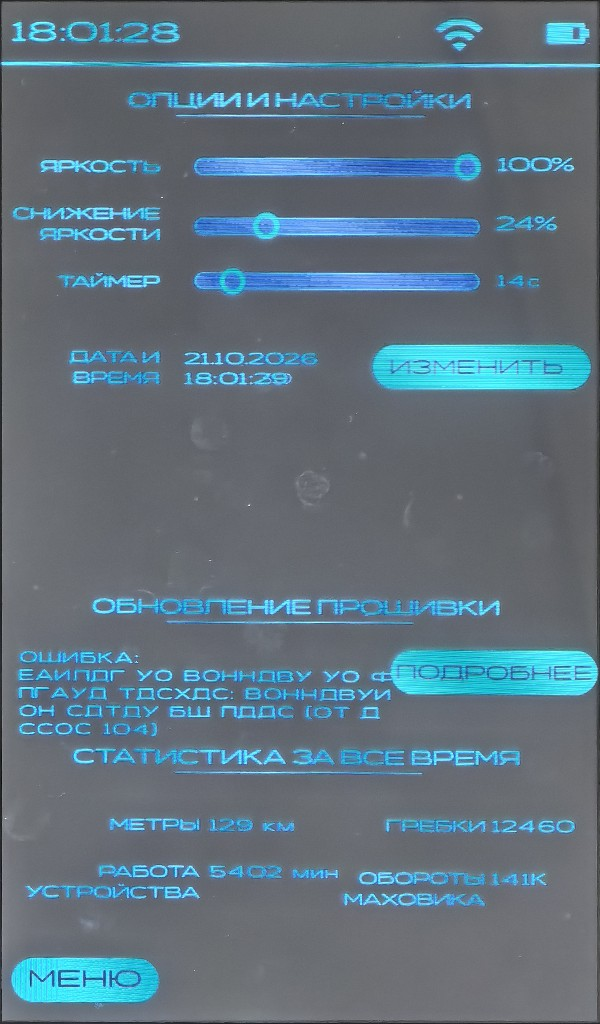
#> input picture images/screens/options.jpg, 600 x 1024 px, found by its file name; its folder holds 8 pictures in this run
$ python crop_ui.py
#> lines starting #> are read from the running program, lines starting #| are printed output that depends on the picture
"""Вырезает элементы интерфейса из images/screens/*.jpg (600×1024) и собирает
наборные иллюстрации для раздела 4 руководства в images/ui/.
Запуск из папки doc:  python3 tools/crop_ui.py
"""
from PIL import Image, ImageDraw, ImageFont
import os
S = "images/screens/"; O = "images/ui/"; os.makedirs(O, exist_ok=True)
BG = (12, 14, 16); FG = (205, 212, 220); PAD = 8
FONT = ImageFont.truetype("/System/Library/Fonts/Supplemental/Arial.ttf", 22)

def crop(img, rect, pad=PAD):
#> called with img = 'options.jpg', pad = 8
    x, y, w, h = rect
    im = Image.open(S + img)
#> im is the input picture: PIL image 600x1024 RGB; mean R, G, B 95.3, 114, 126.5
    return im.crop((max(0, x - pad), max(0, y - pad), min(600, x + w + pad), min(1024, y + h + pad)))
#> call 2 of crop, with img = 'workout_info.jpg', pad = 8
#> in crop (call 2), `x, y, w, h = rect`: x = 8; y = 958; w = 150; h = 56
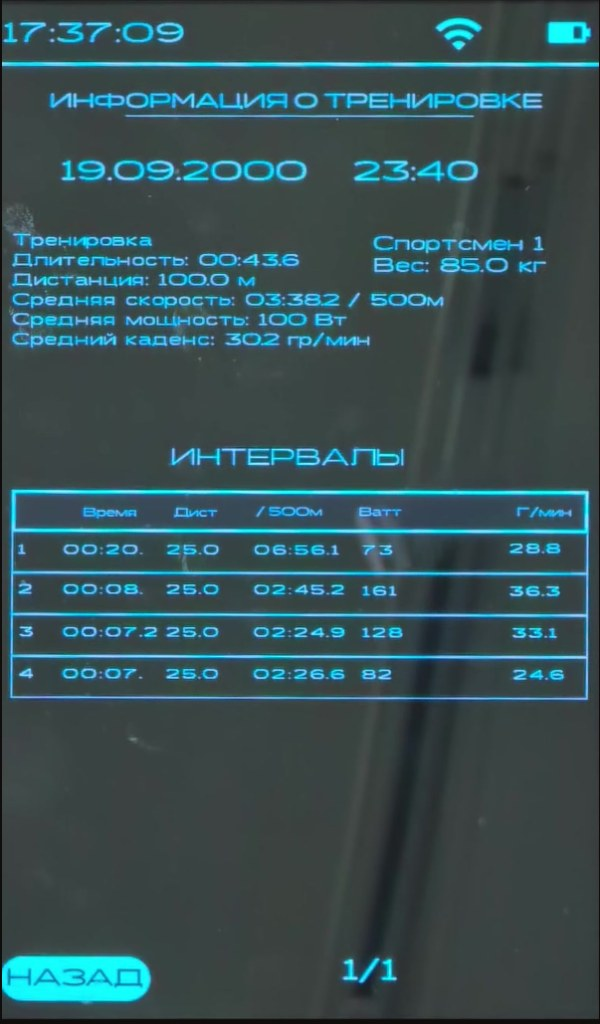
#> input picture images/screens/workout_info.jpg, 600 x 1024 px, found by its file name
#> in crop, im is the input picture: PIL image 600x1024 RGB; mean R, G, B 54.7, 80.4, 85.1
#> call 3 of crop, with img = 'time_popup.jpg', pad = 8
#> in crop (call 3), `x, y, w, h = rect`: x = 515; y = 200; w = 50
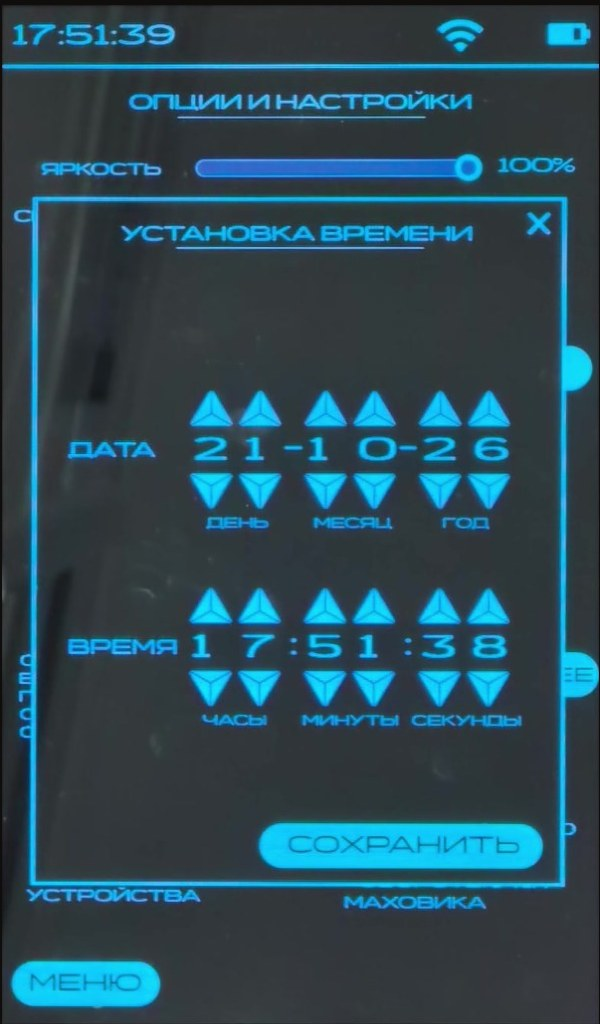
#> input picture images/screens/time_popup.jpg, 600 x 1024 px, found by its file name
#> in crop, im is the input picture: PIL image 600x1024 RGB; mean R, G, B 42.7, 74.4, 87.4
#> in crop (call 3), `return im.crop((max(0, x - pad), max(0, y - pad), min(600, x + w + pad..`:
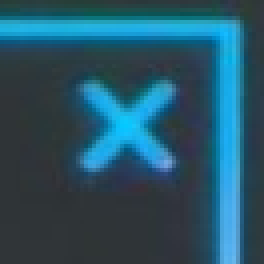
#> returned value: PIL image 66x66 RGB (shown 4 times larger); mean R, G, B 39, 84, 103
#> call 4 of crop, with img = 'fast_start.jpg', pad = 8
#> in crop (call 4), `x, y, w, h = rect`: x = 180; y = 958; w = 192; h = 56
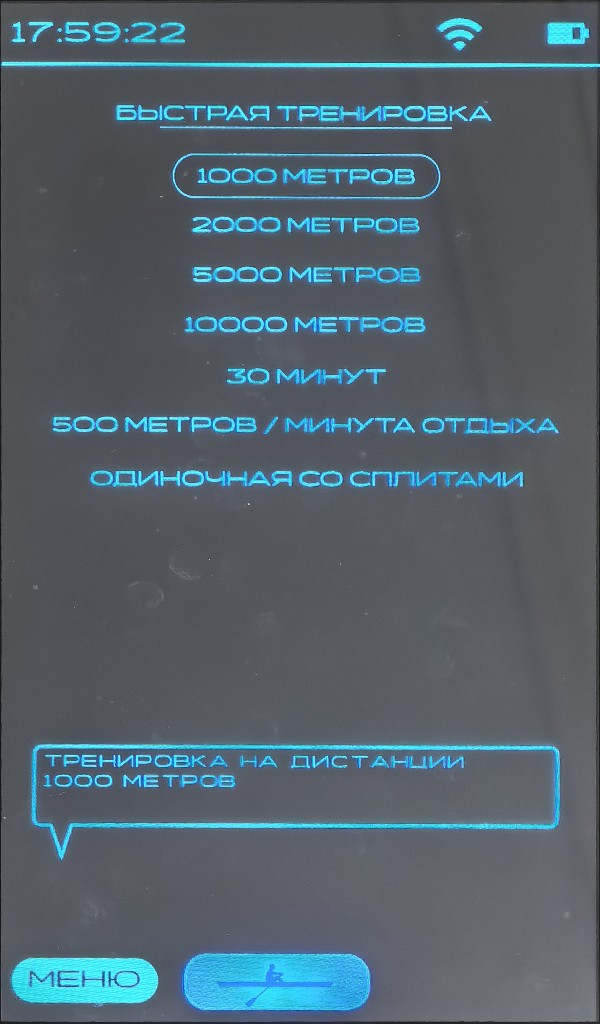
#> input picture images/screens/fast_start.jpg, 600 x 1024 px, found by its file name
#> in crop, im is the input picture: PIL image 600x1024 RGB; mean R, G, B 82.2, 97.2, 107.6
#> in crop (call 4), `return im.crop((max(0, x - pad), max(0, y - pad), min(600, x + w + pad..`:
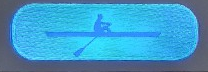
#> returned value: PIL image 208x72 RGB; mean R, G, B 62.9, 155.6, 200.8

def sheet(name, items, scale=1.0, gap=36, maxw=None):
    """items: [(caption, PIL image)] -> одна горизонтальная картинка с подписями."""
#> called with name = 'nav_buttons', scale = 1, gap = 36
    ims = []
#> ims = []
    for cap, im in items:
        if scale != 1.0:
            im = im.resize((round(im.width * scale), round(im.height * scale)), Image.LANCZOS)
        ims.append((cap, im))
#> this loop made 4 passes
#> cap on passes 1 to 4: 'МЕНЮ — в главное меню', 'НАЗАД — к списку', 'Крестик — закрыть окно', 'Старт тренировки'
#> after the loop, ims = 4 items
    H = max(im.height for _, im in ims)
#> H = 72
    widths = [max(im.width, FONT.getlength(cap) + 10) for cap, im in ims]
#> widths = [302.6, 223.4, 298.8, 222.4]
    W = int(sum(widths) + gap * (len(ims) + 1))
#> W = 1227
    out = Image.new("RGB", (W, H + 70), BG); d = ImageDraw.Draw(out)
    x = gap
    for (cap, im), w in zip(ims, widths):
        cx = x + (w - im.width) / 2
        out.paste(im, (int(cx), int(20 + (H - im.height) / 2)))
        tw = FONT.getlength(cap)
        d.text((x + (w - tw) / 2, H + 32), cap, fill=FG, font=FONT)
        x += w + gap
#> this loop made 4 passes
#> (cap, w, cx, tw, x) on passes 1 to 4: ('МЕНЮ — в главное меню', 302.6, 104.3, 292.6, 374.6), ('НАЗАД — к списку', 223.4, 403.3, 213.4, 634), ('Крестик — закрыть окно', 298.8, 750.4, 288.8, 968.8), ('Старт тренировки', 222.4, 976, 212.4, 1227.2)
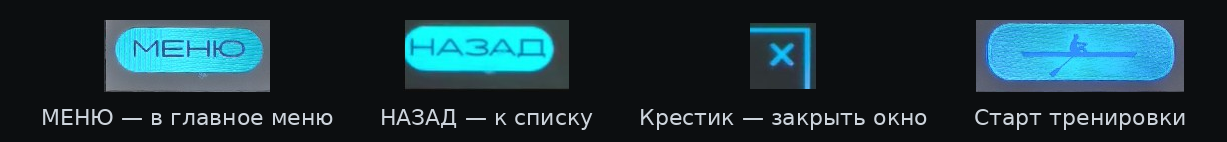
#> out: PIL image 1227x142 RGB; mean R, G, B 27.9, 52.6, 60.3
#> after the loop, x = 1227.2
    out.save(O + name + ".jpg", quality=92)
    print(name, out.size)
#| nav_buttons (1227, 142)

# 4.1 Навигация
sheet("nav_buttons", [
    ("МЕНЮ — в главное меню", crop("options.jpg", [8, 958, 150, 56])),
    ("НАЗАД — к списку", crop("workout_info.jpg", [8, 958, 150, 56])),
    ("Крестик — закрыть окно", crop("time_popup.jpg", [515, 200, 50, 50])),
    ("Старт тренировки", crop("fast_start.jpg", [180, 958, 192, 56])),
])
# 4.2 Кнопки действий
sheet("action_buttons", [
    ("ИЗМЕНИТЬ", crop("options.jpg", [372, 338, 220, 56])),
    ("ПОДРОБНЕЕ", crop("history.jpg", [365, 205, 215, 52])),
    ("СОХРАНИТЬ", crop("splits_popup.jpg", [255, 815, 290, 60])),
    ("ЗАБЫТЬ", crop("wifi_list.jpg", [160, 835, 255, 52])),
])
#> in crop (call 5), `return im.crop((max(0, x - pad), max(0, y - pad), min(600, x + w + pad..`:
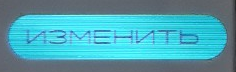
#> returned value: PIL image 236x72 RGB; mean R, G, B 77.8, 162.6, 177.4
#> (the run stopped early here; a loop or call above may not have finished)
